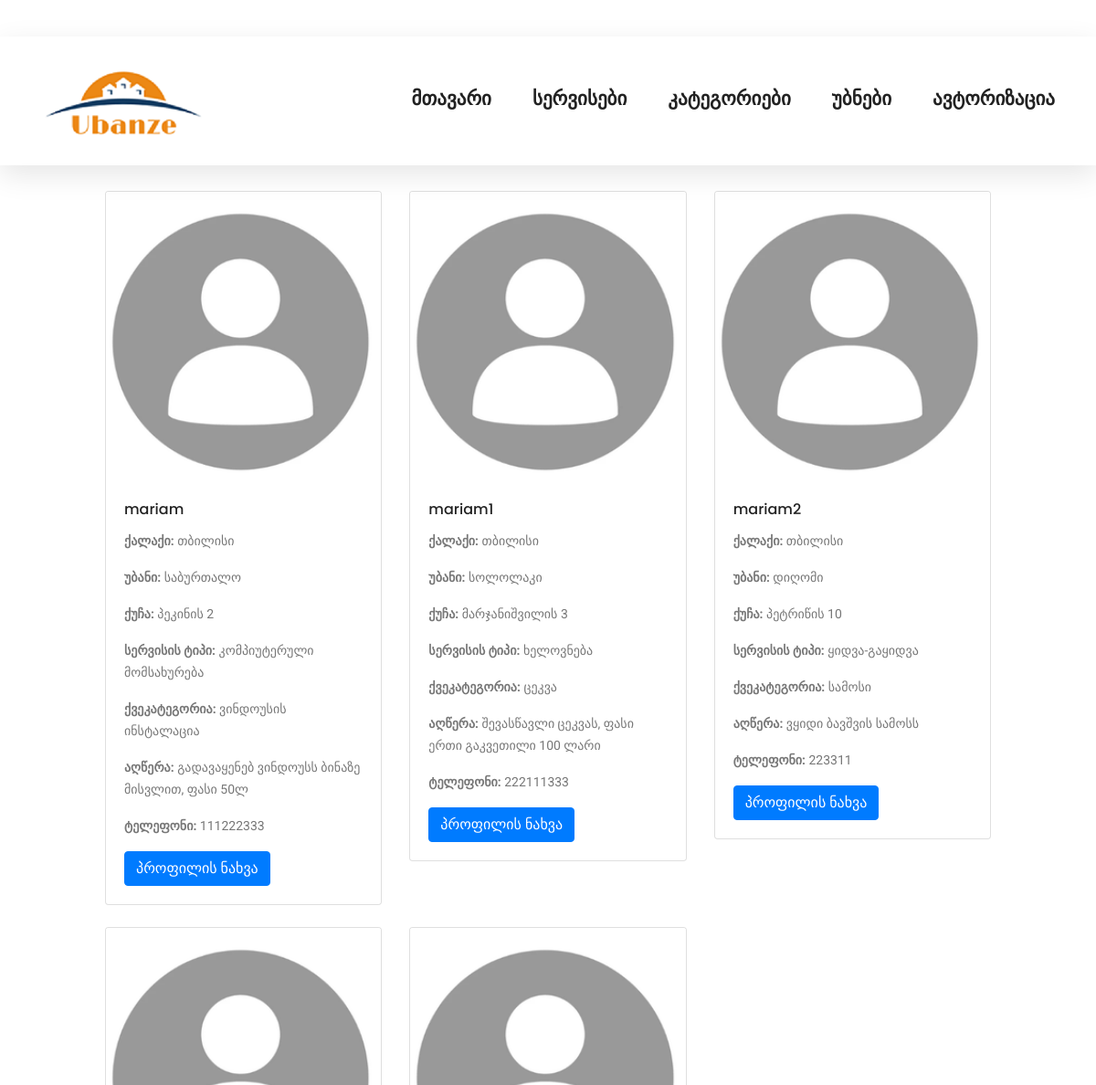
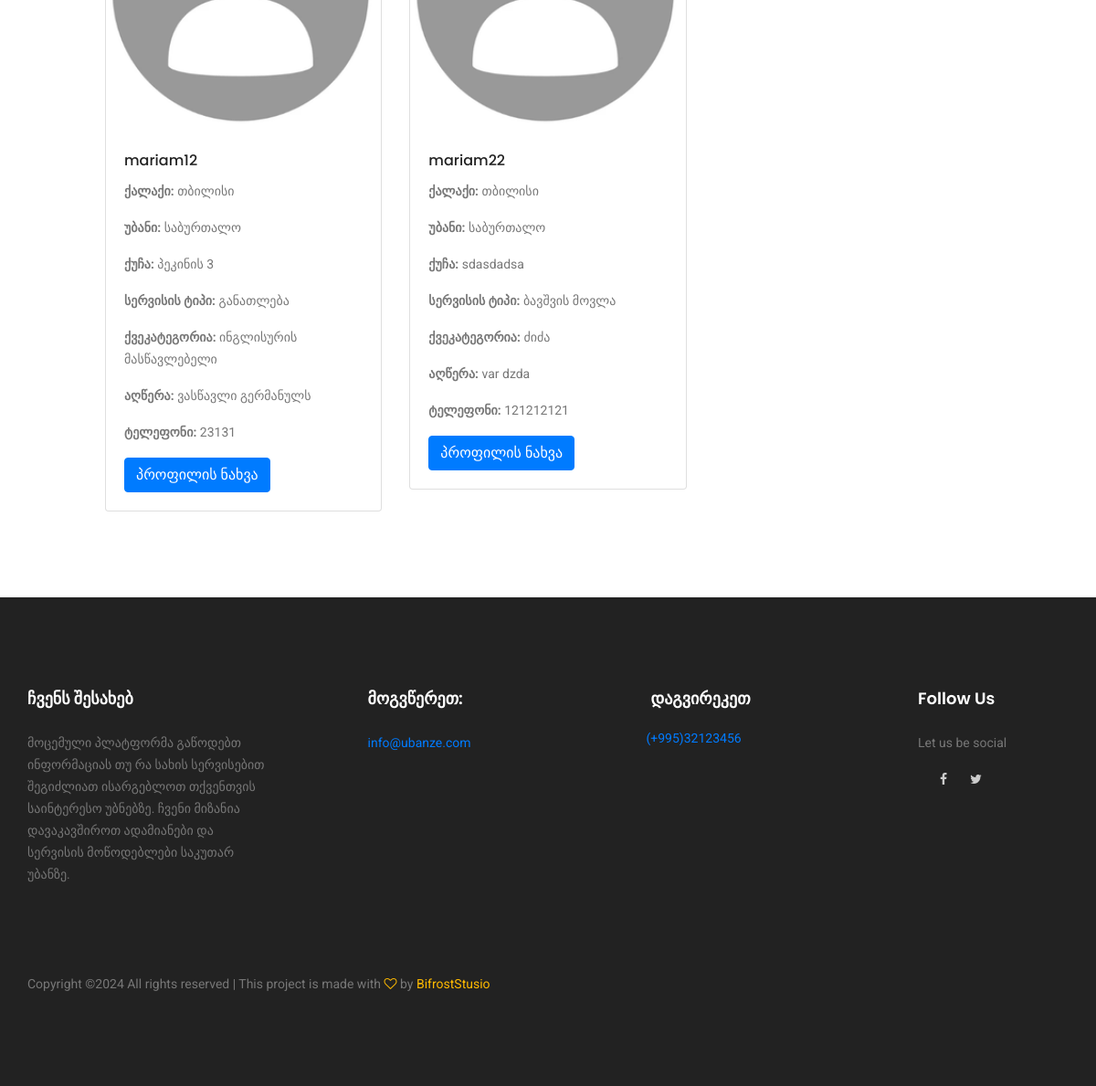
Page /services/ on the committed database (2 pictures, top to bottom).
### accounts/models.py (models this page shows, shortened)
class ServiceProviderProfile(models.Model):
    user = models.OneToOneField(
        CustomUser,
        on_delete=models.CASCADE,
        related_name='service_provider_profile')
    city = models.ForeignKey(
        'home.City',
        on_delete=models.CASCADE,
        related_name='providers_in_city',
        null=True,
        blank=True)
    area = models.ForeignKey(
        'home.Area',
        on_delete=models.CASCADE,
        related_name='providers_in_area',
        null=True,
        blank=True)
    street = models.CharField(max_length=255, blank=True, null=True)
    sub_category = models.ForeignKey(
        'home.ServiceCategory',
        on_delete=models.SET_NULL,
        null=True,
        blank=True,
        related_name='sub_profiles')
    service_category = models.ForeignKey(
        'home.ServiceCategory',
        on_delete=models.CASCADE,
        related_name='providers_in_category',
        null=True,
        blank=True)
    service_description = models.CharField(
        max_length=255, null=True, blank=True)
    phone_number = models.CharField(max_length=20, null=True, blank=True)
    photo = models.ImageField(
        upload_to='img/uploads/',
        max_length=255,
        null=True,
        blank=True,
        default='img/uploads/default_pic.PNG')

class CustomUser(AbstractBaseUser, PermissionsMixin):
    id = models.AutoField(primary_key=True)
    username = models.CharField(max_length=255, unique=True)
    first_name = models.CharField(max_length=255, blank=True, null=True)
    last_name = models.CharField(max_length=255, blank=True, null=True)
    email = models.EmailField(blank=True, null=True, unique=True)
    phone = models.CharField(
        max_length=12,
        blank=True,
        null=True,
        unique=True,
        validators=[
            RegexValidator(
                regex=r'^\d+$',
                message="Phone number must contain only numbers.",
                code='invalid_phone_number')])
    created_at = models.DateTimeField(auto_now_add=True)
    updated_at = models.DateTimeField(auto_now=True)
    customer_type = models.CharField(max_length=255, blank=True, null=True)
    is_active = models.BooleanField(default=True)
    is_staff = models.BooleanField(default=False)
    is_service_provider = models.BooleanField(default=False)
    objects = CustomUserManager()
    USERNAME_FIELD = 'username'
    REQUIRED_FIELDS = ['first_name', 'last_name', 'email']
    groups = models.ManyToManyField(
        'auth.Group',
        related_name='customer_set',
        blank=True,
        help_text='The groups this user belongs to. A user will get all permissions granted to each of their groups.',
        verbose_name="groups")
    user_permissions = models.ManyToManyField(
        'auth.Permission',
        related_name='customer_set',
        blank=True,
        help_text='Specific permissions for this user.',
        verbose_name='user permissions',
    )

### home/models.py (models this page shows, shortened)
class City(models.Model):
    id = models.IntegerField(primary_key=True)
    city_name = models.CharField(max_length=50, unique=True, null=True)

class Area(models.Model):
    id = models.AutoField(primary_key=True)
    city = models.ForeignKey(
        City,
        on_delete=models.CASCADE,
        related_name='area',
        default=1)
    area_name = models.CharField(max_length=50, unique=True, null=True)

class ServiceCategory(MPTTModel):
    name = models.CharField(max_length=50, unique=True)
    parent = TreeForeignKey(
        'self',
        on_delete=models.CASCADE,
        null=True,
        blank=True,
        related_name='children')
    class MPTTMeta:
        order_insertion_by = ['name']

### home/views.py (the view)
# urls.py: path('services/', AuthorizedHome.as_view(), name='services'),
class AuthorizedHome(ListView):
    model = ServiceProviderProfile
    template_name = './accounts/services.html'
    context_object_name = 'profiles_list'

### templates/accounts/services.html
{% extends "./base.html" %}
{% load static %}
{% block home_content_when_authorized %}
<div class="container mt-5">
    <h1>Service Provider Profiles</h1>
    <p><strong>Current User ID:</strong> {{ request.user.pk }}</p>
    <div class="row" style="padding: 70px;">
        {% for profile in profiles_list %}
        <div class="col-md-4 mb-4">
            <div class="card">
                <img src="{{ profile.photo.url }}" class="card-img-top" alt="{{ profile.user.username }}">
                <div class="card-body">
                    <h5 class="card-title">{{ profile.user.username }}</h5>
                    <p class="card-text"><strong>ქალაქი:</strong> {{ profile.city.city_name }}</p>
                    <p class="card-text"><strong>უბანი:</strong> {{ profile.area.area_name }}</p>
                    <p class="card-text"><strong>ქუჩა:</strong> {{ profile.street }}</p>
                    <p class="card-text"><strong>სერვისის ტიპი:</strong> {{ profile.service_category.name }}</p>
                    <p class="card-text"><strong>ქვეკატეგორია:</strong> {{ profile.sub_category.name }}</p>
                    <p class="card-text"><strong>აღწერა:</strong> {{ profile.service_description }}</p>
                    <p class="card-text"><strong>ტელეფონი:</strong> {{ profile.phone_number }}</p>
                    <a href="{% url 'accounts:profile_detail' pk=profile.pk %}" class="btn btn-primary">პროფილის ნახვა</a>
                </div>
            </div>
        </div>
        {% endfor %}
    </div>
</div>
{% endblock %}

### rows in the picture
ServiceProviderProfile: photo (placeholder picture), user.username "mariam", city.city_name "თბილისი", area.area_name "საბურთალო", street "პეკინის 2", service_category.name "კომპიუტერული მომსახურება", sub_category.name "ვინდოუსის ინსტალაცია", service_description "გადავაყენებ ვინდოუსს ბინაზე მისვლით, ფასი 50ლ", phone_number "111222333"
ServiceProviderProfile: photo (placeholder picture), user.username "mariam1", city.city_name "თბილისი", area.area_name "სოლოლაკი", street "მარჯანიშვილის 3", service_category.name "ხელოვნება", sub_category.name "ცეკვა", service_description "შევასწავლი ცეკვას, ფასი ერთი გაკვეთილი 100 ლარი", phone_number "222111333"
ServiceProviderProfile: photo (placeholder picture), user.username "mariam2", city.city_name "თბილისი", area.area_name "დიღომი", street "პეტრიწის 10", service_category.name "ყიდვა-გაყიდვა", sub_category.name "სამოსი", service_description "ვყიდი ბავშვის სამოსს", phone_number "223311"
ServiceProviderProfile: photo (placeholder picture), user.username "mariam12", city.city_name "თბილისი", area.area_name "საბურთალო", street "პეკინის 3", service_category.name "განათლება", sub_category.name "ინგლისურის მასწავლებელი", service_description "ვასწავლი გერმანულს", phone_number "23131"
ServiceProviderProfile: photo (placeholder picture), user.username "mariam22", city.city_name "თბილისი", area.area_name "საბურთალო", street "sdasdadsa", service_category.name "ბავშვის მოვლა", sub_category.name "ძიძა", service_description "var dzda", phone_number "121212121"
